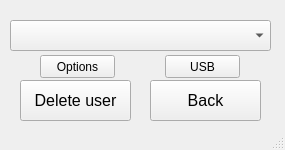
<?xml version="1.0" encoding="UTF-8"?>
<ui version="4.0">
 <class>Listofusers</class>
 <widget class="QMainWindow" name="Listofusers">
  <property name="geometry">
   <rect>
    <x>0</x>
    <y>0</y>
    <width>285</width>
    <height>150</height>
   </rect>
  </property>
  <property name="windowTitle">
   <string>List of users</string>
  </property>
  <widget class="QWidget" name="centralwidget">
   <widget class="QPushButton" name="deleteuserButton">
    <property name="geometry">
     <rect>
      <x>20</x>
      <y>80</y>
      <width>111</width>
      <height>41</height>
     </rect>
    </property>
    <property name="font">
     <font>
      <pointsize>12</pointsize>
     </font>
    </property>
    <property name="text">
     <string>Delete user</string>
    </property>
   </widget>
   <widget class="QPushButton" name="Back">
    <property name="geometry">
     <rect>
      <x>150</x>
      <y>80</y>
      <width>111</width>
      <height>41</height>
     </rect>
    </property>
    <property name="font">
     <font>
      <pointsize>12</pointsize>
     </font>
    </property>
    <property name="text">
     <string>Back</string>
    </property>
   </widget>
   <widget class="QComboBox" name="Userslist">
    <property name="geometry">
     <rect>
      <x>10</x>
      <y>20</y>
      <width>261</width>
      <height>31</height>
     </rect>
    </property>
    <property name="font">
     <font>
      <pointsize>12</pointsize>
     </font>
    </property>
   </widget>
   <widget class="QPushButton" name="Options">
    <property name="geometry">
     <rect>
      <x>40</x>
      <y>55</y>
      <width>75</width>
      <height>23</height>
     </rect>
    </property>
    <property name="text">
     <string>Options</string>
    </property>
   </widget>
   <widget class="QPushButton" name="USB">
    <property name="geometry">
     <rect>
      <x>165</x>
      <y>55</y>
      <width>75</width>
      <height>23</height>
     </rect>
    </property>
    <property name="text">
     <string>USB</string>
    </property>
   </widget>
  </widget>
  <widget class="QStatusBar" name="statusbar"/>
 </widget>
 <resources/>
 <connections/>
</ui>
